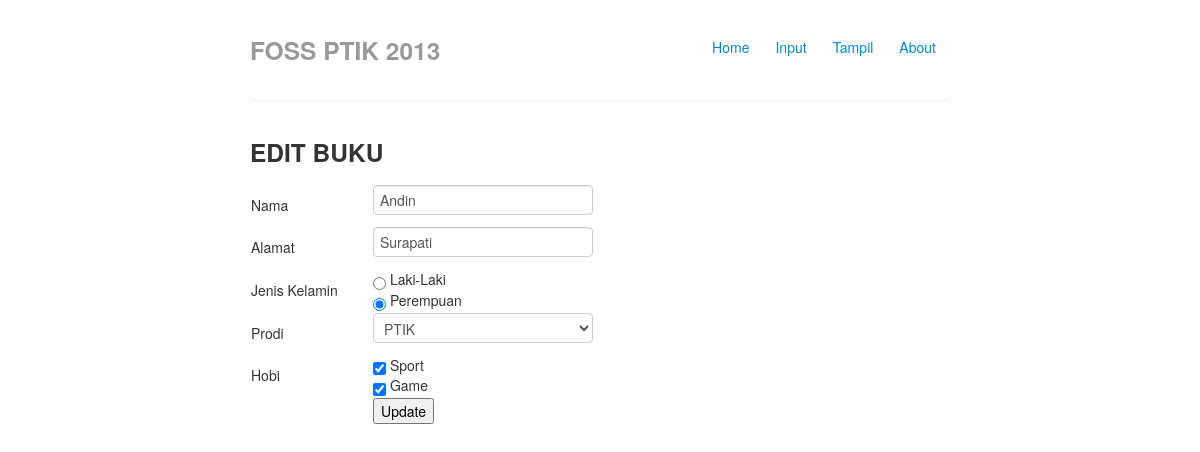
The app's page /index.php/mahasiswa/edit/2 with its own data.
### tables this page shows
CREATE TABLE IF NOT EXISTS `mahasiswa` (
  `id` int(10) NOT NULL AUTO_INCREMENT,
  `nama` varchar(100) NOT NULL,
  `alamat` text NOT NULL,
  `jk` varchar(10) NOT NULL,
  `prodi` varchar(20) NOT NULL,
  `hobi` varchar(50) NOT NULL,
  PRIMARY KEY (`id`)
);

### application/controllers/mahasiswa.php (called while the page is built, shortened)
<?php
class Mahasiswa extends CI_Controller {
	function __construct(){
		$this->load->helper(array('url','form'));
		$this->load->model('m_mahasiswa');
	}
	function edit($id){
		$data=array(
			'id'=>$id
			);
		$data['data_edit']=$this->m_mahasiswa->m_edit($data);
		$this->load->view('v_edit',$data);
	}
}
?>

### index.php (called while the page is built, shortened)
<?php
require_once BASEPATH.'core/CodeIgniter.php';

### application/models/m_mahasiswa.php (called while the page is built, shortened)
<?php
class M_mahasiswa extends CI_Controller{
	function m_edit($data){
		$this->db->where($data);
		$edit = $this->db->get('mahasiswa');
		return $edit->result();
	}
}
?>

### application/views/v_edit.php (the view, shortened to what this page needs)
	<h3>EDIT BUKU</h3>
	<?php foreach ($data_edit as $tes) {
		?>
		<form method="post" action="<?php echo base_url().'index.php/mahasiswa/update' ?>">
			<table>
				<tr>
					<td><input type="hidden" name="id" value="<?php echo $tes->id ?>"></td>
				</tr>
				<tr>
					<td width="120">Nama</td><td><input type="text" name="nama" value="<?php echo $tes->nama ?>"></td>
				</tr>
				<tr>
					<td>Alamat</td><td><input type="text" name="alamat" value="<?php echo $tes->alamat ?>"></td>
				</tr>
				<tr>
					<td>Jenis Kelamin</td>
					<td>
						<input type="radio" name="jk" value="Laki-laki" <?php if ($tes->jk=='Laki-laki') {echo set_radio('Laki-laki','Laki-laki',TRUE);} ?>> Laki-Laki <br />
						<input type="radio" name="jk" value="Perempuan" <?php if ($tes->jk=='Perempuan') {echo set_radio('Perempuan','Perempuan',TRUE);} ?>> Perempuan
					</td>
				</tr>
				<tr>
					<td>Prodi</td>
					<td><select name="prodi">
						<option value="PTIK" <?php if($tes->prodi=='PTIK') {echo "selected";} ?>>PTIK</option>
					</select>
				</td>
				</tr>
				<tr>
				<?php $pecah = explode(',', $tes->hobi); ?>
					<td>Hobi</td>
					<td><input type="checkbox" name="hobi[]" value="Sport" <?php if(in_array('Sport', $pecah)) {echo "checked";} ?>> Sport<br>
						<input type="checkbox" name="hobi[]" value="Game" <?php if(in_array('Game', $pecah)) {echo "checked";} ?>> Game
					</td>
				</tr>
				<tr>
					<td></td><td><input type="submit" value="Update" ></td>
				</tr>
			</table>
		</form>
		<?php
	}
	?>
</body>
</html>

### application/views/header.php (style rules this page uses)
body { padding-top: 20px; padding-bottom: 40px; }

### records on screen
mahasiswa: nama "Andin", alamat "Surapati", jk "☑", prodi "PTIK", hobi "☑"

### other values on screen
anchor(base_url().'index.php/mahasiswa/index','Home') "Home"
anchor(base_url().'index.php/mahasiswa/tambah','Input') "Input"
anchor(base_url().'index.php/mahasiswa/lihat','Tampil') "Tampil"
anchor(base_url().'index.php/mahasiswa/about','About') "About"
